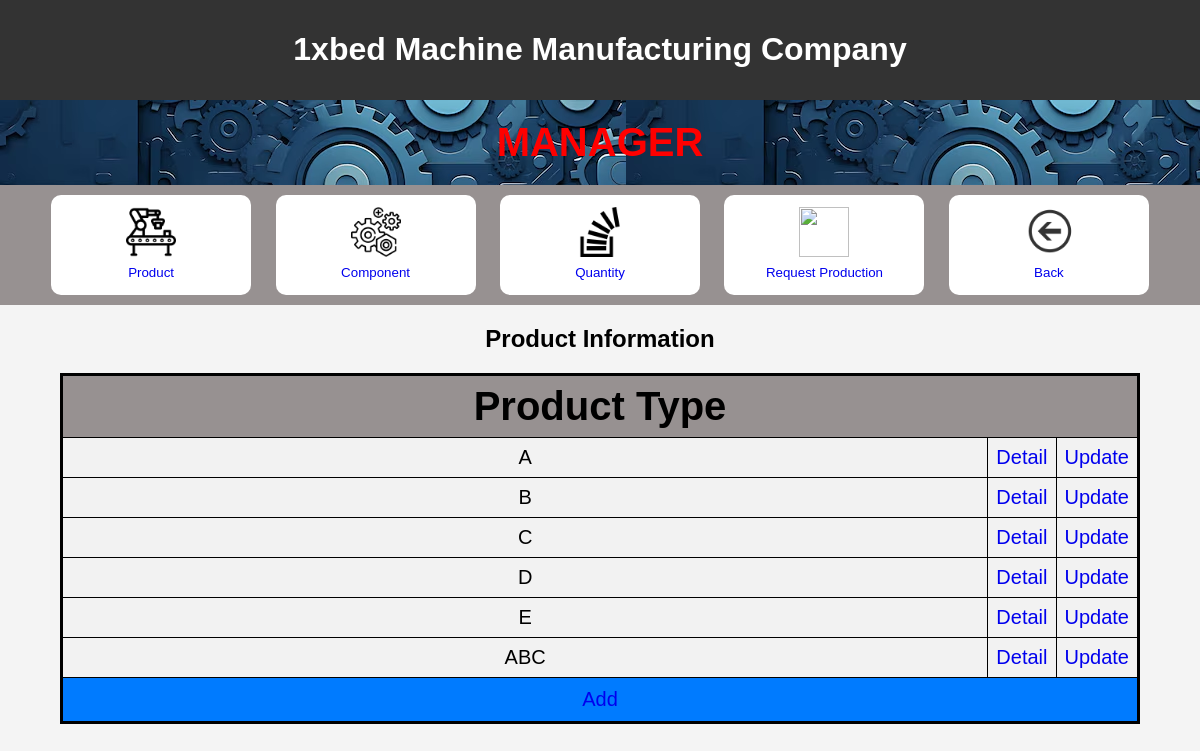
Page /manager/product on the earlier database version.
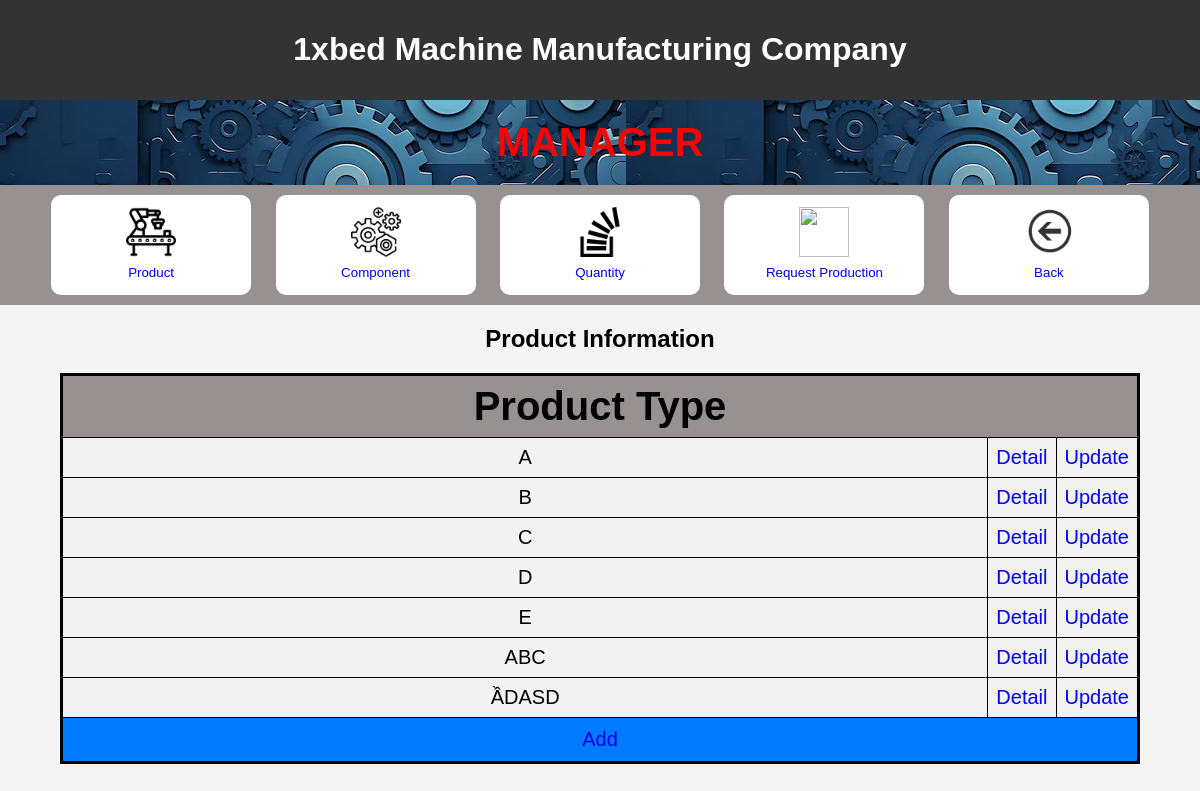
Same page on the later database version.
### myproject/models.py (models this page shows)
class Product(models.Model):
    product_type = models.CharField(max_length=100)

### myproject/views.py (the view)
# urls.py: path("manager/product", views.Product_.main, name="manager/product"),
    def main(request):
        list_product = Product.objects.all()
        context = {"list_product": list_product}
        return render(request, "myproject/product/main.html", context)

### myproject/templates/myproject/product/main.html (shortened to what this page needs)
<!DOCTYPE html>
<html lang="en">
<head>
    {% load static %}
    <link rel="stylesheet" href="{% static 'css/welcomepage.css' %}">
</head>
<body>
    <header>
        <h1>
            1xbed Machine Manufacturing Company
        </h1>
    </header>
    <div id = headerweb>
        <h1 id = welcome>
        MANAGER
        </h1>
    </div>
    <div id = link>
        <div>
    <button id = choice ><a
    href="product">
        <img src="{% static 'img/product.png' %}"
        width="50"
        height="50" >
        <br>
        Product
    </a></button>
    <button id = choice><a
        href="component">
            <img src="{% static 'img/component.png' %}"
            width="50"
            height="50" >
            <br>
            Component
    </a></button>
    <button id = choice><a
        href="quantity">
            <img src="{% static 'img/quantity.png' %}"
            width="50"
            height="50" >
            <br>
            Quantity
    </a></button>
    <button id = choice><a
        href="request_production">
            <img src="{% static 'img/checker.png' %}"
            width="50"
            height="50" >
            <br>
            Request Production
    </a></button>
    <button id = choice>
        <a
        href="{% url 'homepage' %}">
        <img src="{% static 'img/back.png' %}"
        width="50"
        height="50">
        <br>
        Back
    </a> </button>
    </div>
</div>
<h2 > Product Information </h2>
{% if list_product %}
    <table border="1">
        <tr>
            <th colspan="3">Product Type</th>
        </tr>
    {% for product in list_product %}
        <tr>
            <td id = maincol>{{ product.product_type }}</td>
            <td><a href="product/{{ product.product_type }}">{{"Detail"}}</a></td>
            <td width = 5%><a href="product/{{ product.product_type }}/update_product">{{"Update"}}</a></td>
        </tr>
    {% endfor %}
    <tr>
        <td id = add colspan="3">
            <a href="product/add_product" id="add" class="button">Add</a>
        </td>
    </tr>
    </table>
{% else %}
    <p>No products are available.</p>
{% endif %}
</body>
</html>

Differences in the rows shown:
added Product: product_type "ẦDASD", value "Detail", value "Update"
